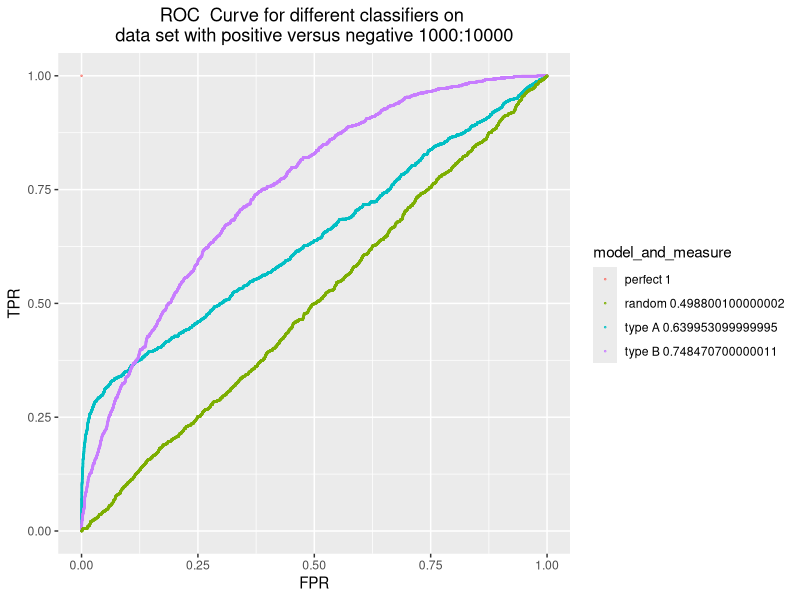
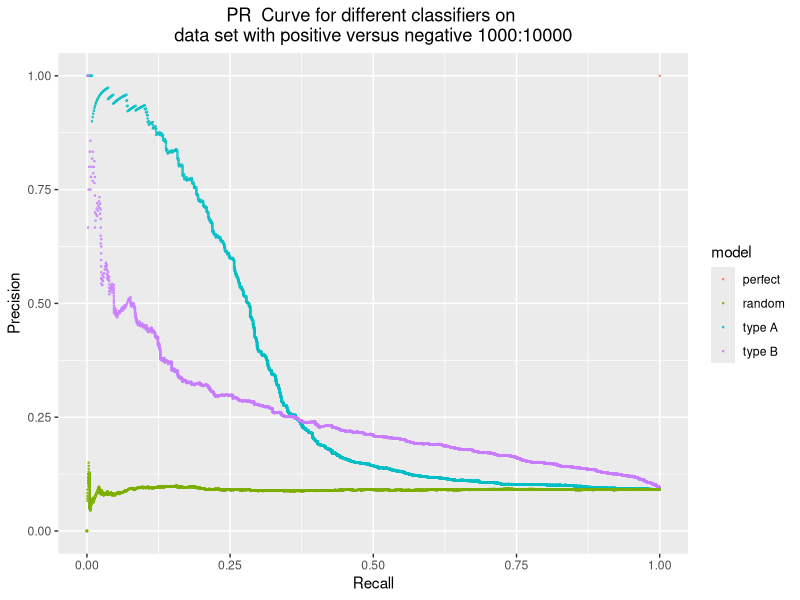
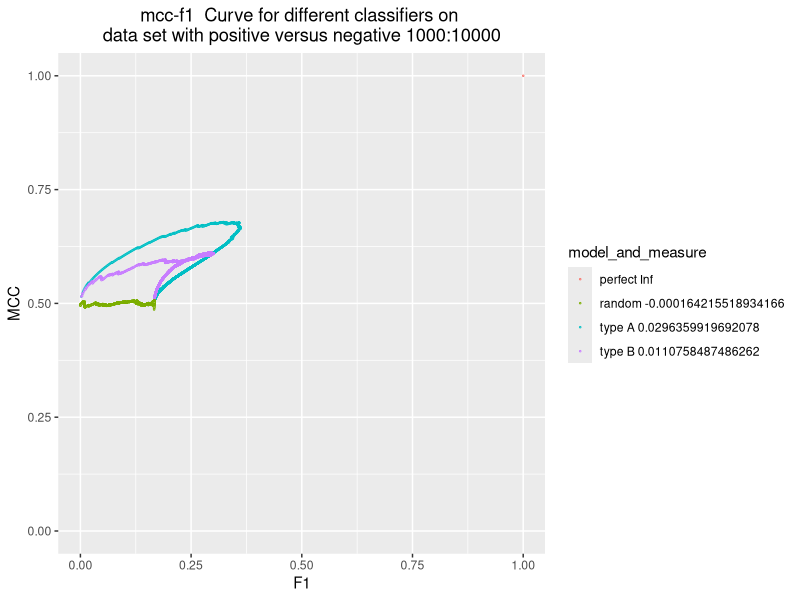
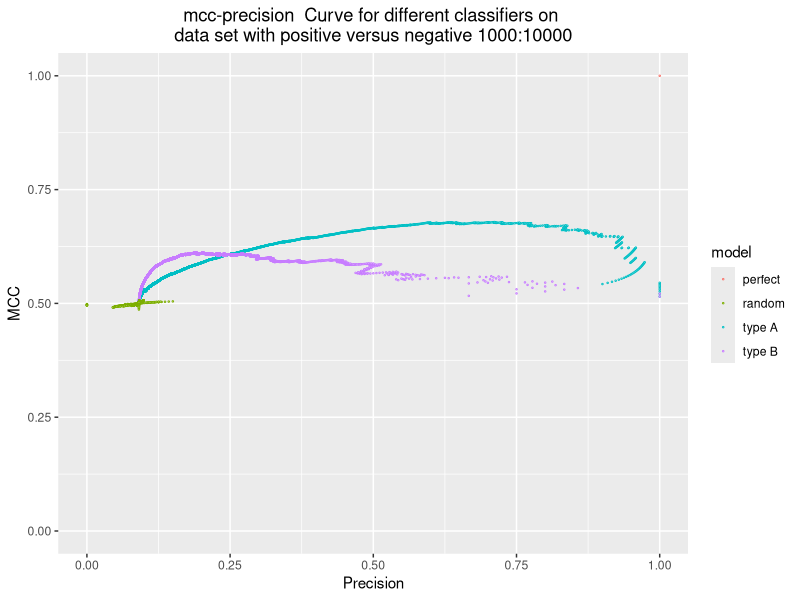
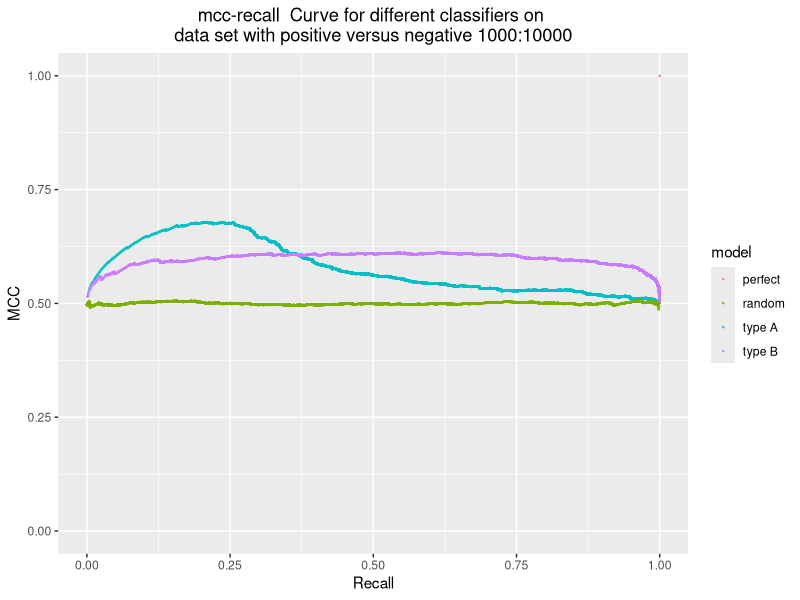
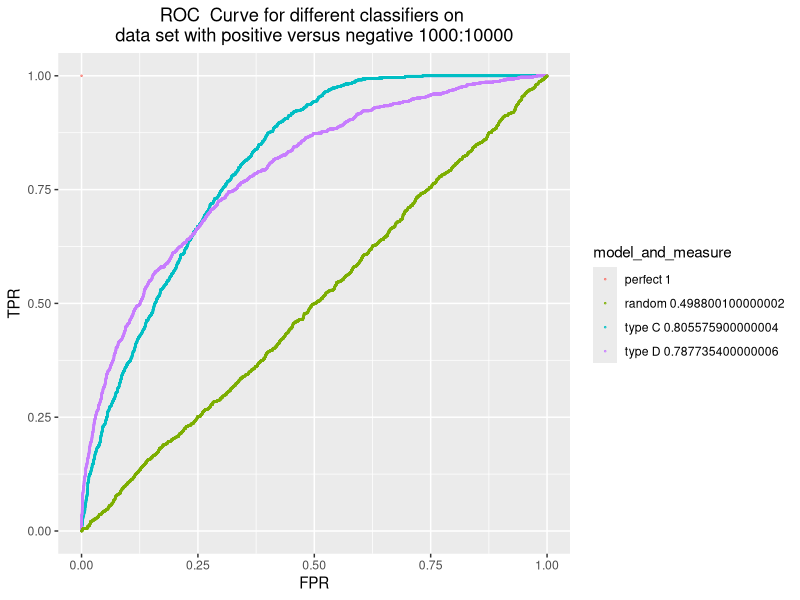
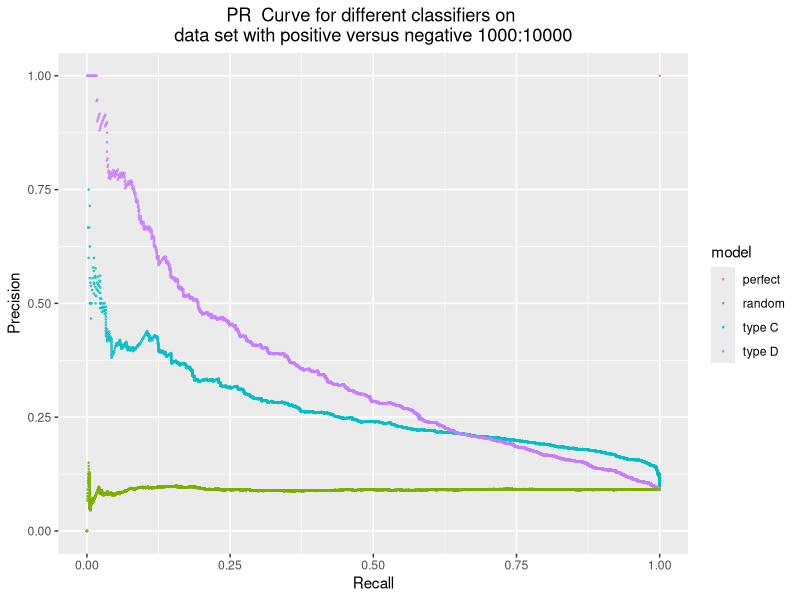
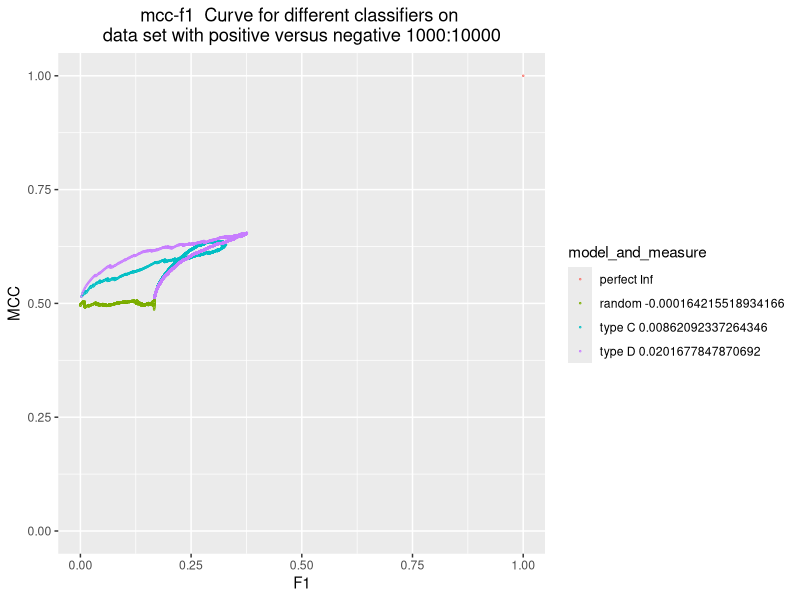

The R source for these figures, in order:
## ---- chunk 1
# real binary outcomes
real_value = c(rep(1, 1000), rep(0, 10000))
real_value_reversed = c(rep(1, 10000), rep(0, 1000))
# A and B have different distributions for real positives
# classifier A: good early retrieval performance
predicted_value_A = c(rbeta(300, 9, 2), rbeta(700, 2, 4), rbeta(10000, 2, 4))
# classifier B:
predicted_value_B = c(rbeta(600, 4, 3), rbeta(400, 3, 4), rbeta(10000, 2, 4))
# classifier comparison:
predicted_value_comparison = c(rbeta(1000, 4, 3), rbeta(10000, 2, 4))
# perfect classifier
predicted_value_perfect = c(rep(1, 1000), rep(0, 10000))
# random classifier
predicted_value_random = c(runif(11000, 0, 1))
# C and D have different distribution for real negative case
predicted_value_C = c(rbeta(1000, 4, 3), rbeta(5000, 1, 7), rbeta(5000, 4, 4))
predicted_value_D = c(rbeta(1000, 4, 3), rbeta(5000, 3, 6), rbeta(5000, 3.5, 5))
predicted_value_A_reversed = c(rbeta(3000, 9, 2), rbeta(7000, 2, 4), rbeta(1000, 2, 4))
predicted_value_B_reversed = c(rbeta(6000, 4, 3), rbeta(4000, 3, 4), rbeta(1000, 2, 4))

df <- cbind.data.frame(real_value, predicted_value_A, predicted_value_B)
## ---- chunk 2
library(ROCR)
library(ggplot2)

classification_result <- function (real, prediction){
  
pred <- prediction(prediction, real)
perf <- performance(pred, measure = "tpr", x.measure = "fpr")
# TPR
tpr <- attr(perf, "y.values")[[1]]
# FPR
fpr <- attr(perf, "x.values")[[1]]
# PR curve
perf <- performance(pred, measure = "prec", x.measure = "rec")
# precision
precision <- attr(perf, "y.values")[[1]]
# recall
recall <- attr(perf, "x.values")[[1]]
# mcc-f1
perf <- performance(pred, measure = "mat", x.measure = "f")
# mcc
mcc <- attr(perf, "y.values")[[1]]
# normalised mcc: [-1, 1] to [0, 1]
mcc.nor <- (mcc + 1)/2
# f score
f <- attr(perf, "x.values")[[1]]   
# auc
auc <- attr(performance(pred, "auc"), "y.values")[[1]]


# measure(metric) of mcc-f1: auc*(1-d)

# get the last f score
f.cp = 2/(2+(length(real[real==0])/length(real[real==1])))
f.cp <- max(f[f < f.cp], na.rm = T)
# get the largest f score
f.max = max(f, na.rm = T)

x_lower <- sort(f[c(1: (match(f.max, f)-1))], decreasing = F, na.last = F)
x_lower[1] <- 0
x_higher <- sort(f[c(1: match(f.max, f))], decreasing = F)

# find corresponding mcc.nor
y_higher.index <- match(x_higher, f)
y_higher <- mcc.nor[y_higher.index]
y_lower <- c(0.5,y_higher)
y_lower <- y_lower[-length(y_lower)]

# auc1
auc1 <- sum(0.5*(x_higher - x_lower) *(y_lower + y_higher))

x1 <- sort(f[c(match(f.max, f):length(f))], decreasing = F)
x1_lower <- x1[c(1: length(x1)-1)]
x1_higher <- x1[c(2: length(x1))]
y1_higher.index <- match(f.max, f) -1 + match(x1_higher, f[c(match(f.max, f):length(f))])

y1_higher <- mcc.nor[y1_higher.index]
# auc2
auc2 <- sum((x1_higher-x1_lower)*y1_higher)

# auc of mcc-f1
mcc_auc <- auc1 - f.cp*0.5 -auc2
# smallest distance to (1, 1)
distance <- sqrt(((1-mcc.nor)^2+(1-f)^2))
min_distance <- min(distance, na.rm = T)
# mcc-f1 measure
mcc_measure <- sqrt(2)*mcc_auc*(sqrt(2)-min_distance)

output <-cbind.data.frame(tpr, fpr, precision, recall, mcc.nor, f, auc, mcc_measure)
  return(output)
}
tpr_index = 1
fpr_index = 2
precision_index = 3
recall_index = 4 
mcc.nor_index = 5 
f_score_index = 6
auc_index = 7
mcc_measure_index = 8

## ---- chunk 3

# real is the real value(vector); 
# prediction is the predictions of classifiers(dataset with multiple columns and each column stands for the prediction under a classifier)
# metric_index is a two-element vector. the first element is the index of the metric that should be x axis, and the second element is the index of the metric that should be on y axis
# model_name is a vector of the name of of the models
# type_of_curve is a string. e.g "ROC"
# x_axis is a string that is the label for x axis
# y_axis is a string that is the label for y axis
# positive_vs_negative is the proportion of positive cases versus negative cases
classification_plot <- function(real, prediction, metric_index, model_name, type_of_curve, x_axis, y_axis, positive_vs_negative){
  num_of_classifiers = ncol(prediction)
  list_of_metrics = list()
  num = 1
  while (num <= num_of_classifiers){
    metrics <- classification_result(real, prediction[, num])
    list_of_metrics[[length(list_of_metrics) + 1]] <- metrics
    num = num + 1
  }
  
  
  
  # we don't have auc metric
  if (length(metric_index) == 2){
  x_value <- c()
  y_value <- c()
  length_of_metrics <- c()
  num = 1
  while (num <= num_of_classifiers){
    x_value <- c(x_value, list_of_metrics[[num]][, metric_index[1]])
    y_value <- c(y_value, list_of_metrics[[num]][, metric_index[2]])
    length_of_metrics <- c(length_of_metrics, length(list_of_metrics[[num]][, metric_index[1]]))
    num = num + 1

  }
  df <- data.frame(X = x_value, Y= y_value, model = rep(model_name, times = length_of_metrics))


  ggplot(df, aes(x=X, y=Y, group = model, color = model, ymin=0, ymax=1, xmin=0, xmax=1 )) + geom_point(size = 0.2, shape = 21, fill="white")+
  ggtitle(paste(type_of_curve, " Curve for different classifiers on \ndata set with positive versus negative" , positive_vs_negative)) +
  theme(plot.title=element_text(hjust=0.5))+ labs(x=x_axis, y=y_axis)

}


  # we have auc metric
 else if (length(metric_index) == 3){
  x_value <- c()
  y_value <- c()
  auc_metric <- c()
  length_of_metrics <- c()
  num = 1
  while (num <= num_of_classifiers){
    x_value <- c(x_value, list_of_metrics[[num]][, metric_index[1]])
    y_value <- c(y_value, list_of_metrics[[num]][, metric_index[2]])
    auc_metric <- c(auc_metric, list_of_metrics[[num]][,metric_index[3]])
    length_of_metrics <- c(length_of_metrics, length(list_of_metrics[[num]][, metric_index[1]]))
    num = num + 1

  }
  df <- data.frame(X = x_value, Y= y_value, measure = auc_metric, model = rep(model_name, times = length_of_metrics))
  df$model_and_measure <- paste(df$model, df$measure)


  ggplot(df, aes(x=X, y=Y, group = model_and_measure, color = model_and_measure,ymin=0, ymax=1, xmin=0, xmax=1 )) + geom_point(size = 0.2, shape = 21, fill="white")+
  ggtitle(paste(type_of_curve, " Curve for different classifiers on \ndata set with positive versus negative" , positive_vs_negative)) +
  theme(plot.title=element_text(hjust=0.5))+ labs(x=x_axis, y=y_axis)
    
  }
}




## ---- chunk 4
real = real_value
prediction = cbind(predicted_value_A, predicted_value_B, predicted_value_perfect, predicted_value_random)
model_name= c("type A", "type B", "perfect", "random")

# ROC 
classification_plot(real, prediction, c(fpr_index, tpr_index, auc_index), model_name, "ROC", "FPR", "TPR","1000:10000")
# PR
classification_plot(real, prediction, c(recall_index, precision_index), model_name,  "PR", "Recall", "Precision","1000:10000")
# mcc-f1
classification_plot(real, prediction, c(f_score_index, mcc.nor_index, mcc_measure_index), model_name,  "mcc-f1", "F1", "MCC", "1000:10000")
# mcc-precision
classification_plot(real, prediction, c(precision_index, mcc.nor_index), model_name, "mcc-precision", "Precision", "MCC", "1000:10000")
# mcc-recall
classification_plot(real, prediction, c(recall_index, mcc.nor_index), model_name, "mcc-recall", "Recall", "MCC", "1000:10000")
## ---- chunk 5
real = real_value
prediction = cbind(predicted_value_C, predicted_value_D, predicted_value_perfect, predicted_value_random)
model_name= c("type C", "type D", "perfect", "random")

# ROC 
classification_plot(real, prediction, c(fpr_index, tpr_index, auc_index), model_name, "ROC", "FPR", "TPR","1000:10000")
# PR
classification_plot(real, prediction, c(recall_index, precision_index), model_name,  "PR", "Recall", "Precision","1000:10000")
# mcc-f1
classification_plot(real, prediction, c(f_score_index, mcc.nor_index, mcc_measure_index), model_name,  "mcc-f1", "F1", "MCC", "1000:10000")
# mcc-precision
classification_plot(real, prediction, c(precision_index, mcc.nor_index), model_name, "mcc-precision", "Precision", "MCC", "1000:10000")
# mcc-recall
classification_plot(real, prediction, c(recall_index, mcc.nor_index), model_name, "mcc-recall", "Recall", "MCC", "1000:10000")
## ---- chunk 6
real = real_value_reversed
prediction = cbind(predicted_value_A_reversed, predicted_value_B_reversed, predicted_value_random)
model_name= c("type A", "type B", "Random")

# ROC 
classification_plot(real, prediction, c(fpr_index, tpr_index, auc_index), model_name, "ROC", "FRR", "TPR", "10000:1000")
# PR
classification_plot(real, prediction, c(recall_index, precision_index), model_name, "PR", "Recall", "Precision", "10000:1000" )
# mcc-f1
classification_plot(real, prediction, c(f_score_index, mcc.nor_index, mcc_measure_index), model_name, "mcc-f1", "F1", "MCC",  "10000:1000")
# mcc-precision
classification_plot(real, prediction, c(precision_index, mcc.nor_index), model_name, "mcc-precision","Precision", "MCC", "10000:1000")
# mcc-recall
classification_plot(real, prediction, c(recall_index, mcc.nor_index), model_name, "mcc-recall", "Recall", "MCC", "10000:1000")
## ---- chunk 7
real = real_value
predicted_value_4 = c(rbeta(350, 15, 0.5), rbeta(650, 2.25, 4), rbeta(10000, 2, 4))
predicted_value_5 = c(rbeta(400, 3.3, 3), rbeta(600, 3, 4), rbeta(10000, 2, 4))
predicted_value_6 = c(rbeta(400, 3.3, 3), rbeta(600, 3, 4), rbeta(4550, 1, 10), rbeta(5450, 4, 4.5))
prediction = cbind(predicted_value_4, predicted_value_5, predicted_value_6)
model_name= c("type 4", "type 5", "type 6")

# ROC 
classification_plot(real, prediction, c(fpr_index, tpr_index, auc_index), model_name, "ROC", "FRR", "TPR", "1000:10000")
# PR
classification_plot(real, prediction, c(recall_index, precision_index), model_name, "PR", "Recall", "Precision", "1000:10000" )
# mcc-f1
classification_plot(real, prediction, c(f_score_index, mcc.nor_index, mcc_measure_index), model_name, "mcc-f1", "F1", "MCC",  "1000:10000")
